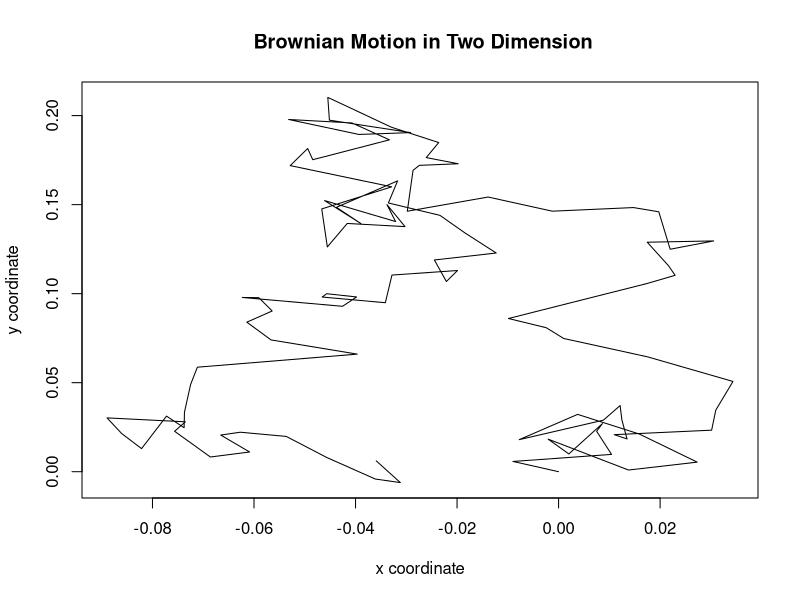

Generate this figure with R:

vx <- 0.5; #parameter setting
vy <- 0.2; 
delta_t <- 0.0001;
sigma <- 1;
xdis <- sigma*sqrt(delta_t)*rnorm(99, 0 ,1) + delta_t*vx ; # x coordinate
ydis <- sigma*sqrt(delta_t)*rnorm(99, 0 ,1) + delta_t*vy ; # y coordinate
xdis = cumsum(xdis);# sum the value in the array before i.
ydis = cumsum(ydis);
xdims <- append(xdis,c(0),after=0); # make sure that the start point is (0,0)
ydims <- append(ydis,c(0),after=0);
plot(xdims, ydims, type="l", main =" Brownian Motion in Two Dimension", xlab="x coordinate", ylab = "y coordinate"); # make a 2-dimensional plot.
